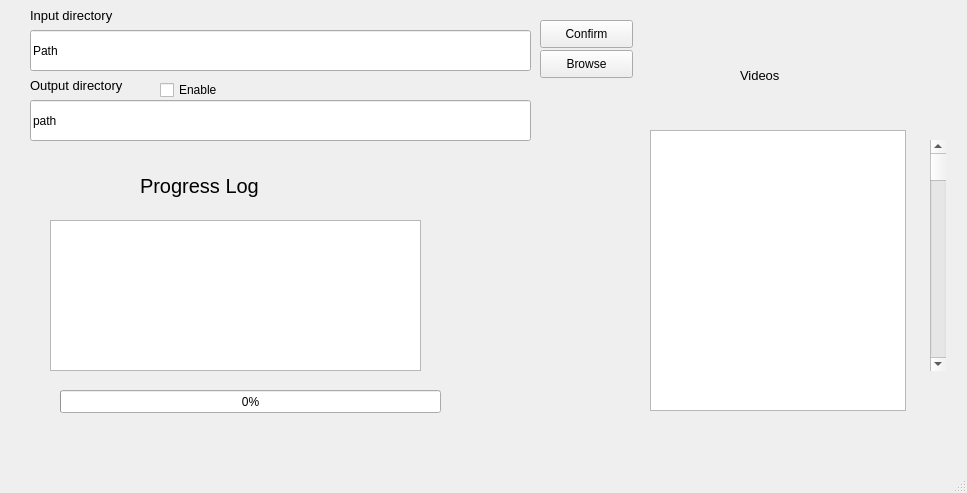
<?xml version="1.0" encoding="UTF-8"?>
<ui version="4.0">
 <class>MainWindow</class>
 <widget class="QMainWindow" name="MainWindow">
  <property name="geometry">
   <rect>
    <x>0</x>
    <y>0</y>
    <width>967</width>
    <height>493</height>
   </rect>
  </property>
  <property name="windowTitle">
   <string>Video Changer</string>
  </property>
  <property name="autoFillBackground">
   <bool>false</bool>
  </property>
  <widget class="QWidget" name="centralwidget">
   <widget class="QPushButton" name="pushButton">
    <property name="geometry">
     <rect>
      <x>540</x>
      <y>20</y>
      <width>93</width>
      <height>28</height>
     </rect>
    </property>
    <property name="text">
     <string>Confirm</string>
    </property>
   </widget>
   <widget class="QLineEdit" name="lineEdit">
    <property name="geometry">
     <rect>
      <x>30</x>
      <y>30</y>
      <width>501</width>
      <height>41</height>
     </rect>
    </property>
    <property name="inputMask">
     <string/>
    </property>
    <property name="text">
     <string>Path</string>
    </property>
   </widget>
   <widget class="QPushButton" name="pushButton_2">
    <property name="geometry">
     <rect>
      <x>540</x>
      <y>50</y>
      <width>93</width>
      <height>28</height>
     </rect>
    </property>
    <property name="text">
     <string>Browse</string>
    </property>
   </widget>
   <widget class="QTextBrowser" name="textBrowser">
    <property name="geometry">
     <rect>
      <x>50</x>
      <y>220</y>
      <width>371</width>
      <height>151</height>
     </rect>
    </property>
   </widget>
   <widget class="QLabel" name="label">
    <property name="geometry">
     <rect>
      <x>140</x>
      <y>170</y>
      <width>151</width>
      <height>31</height>
     </rect>
    </property>
    <property name="font">
     <font>
      <pointsize>15</pointsize>
     </font>
    </property>
    <property name="lineWidth">
     <number>1</number>
    </property>
    <property name="text">
     <string>Progress Log</string>
    </property>
   </widget>
   <widget class="QLineEdit" name="lineEdit_2">
    <property name="geometry">
     <rect>
      <x>30</x>
      <y>100</y>
      <width>501</width>
      <height>41</height>
     </rect>
    </property>
    <property name="text">
     <string>path</string>
    </property>
   </widget>
   <widget class="QLabel" name="label_2">
    <property name="geometry">
     <rect>
      <x>30</x>
      <y>0</y>
      <width>121</width>
      <height>31</height>
     </rect>
    </property>
    <property name="font">
     <font>
      <pointsize>10</pointsize>
     </font>
    </property>
    <property name="text">
     <string>Input directory</string>
    </property>
   </widget>
   <widget class="QLabel" name="label_3">
    <property name="geometry">
     <rect>
      <x>30</x>
      <y>70</y>
      <width>121</width>
      <height>31</height>
     </rect>
    </property>
    <property name="font">
     <font>
      <pointsize>10</pointsize>
     </font>
    </property>
    <property name="text">
     <string>Output directory</string>
    </property>
   </widget>
   <widget class="QCheckBox" name="checkBox">
    <property name="geometry">
     <rect>
      <x>160</x>
      <y>80</y>
      <width>81</width>
      <height>20</height>
     </rect>
    </property>
    <property name="text">
     <string>Enable</string>
    </property>
   </widget>
   <widget class="QProgressBar" name="progressBar">
    <property name="geometry">
     <rect>
      <x>60</x>
      <y>390</y>
      <width>381</width>
      <height>23</height>
     </rect>
    </property>
    <property name="value">
     <number>0</number>
    </property>
   </widget>
   <widget class="QTextBrowser" name="textBrowser_2">
    <property name="geometry">
     <rect>
      <x>650</x>
      <y>130</y>
      <width>256</width>
      <height>281</height>
     </rect>
    </property>
   </widget>
   <widget class="QScrollBar" name="verticalScrollBar">
    <property name="geometry">
     <rect>
      <x>930</x>
      <y>140</y>
      <width>16</width>
      <height>231</height>
     </rect>
    </property>
    <property name="orientation">
     <enum>Qt::Vertical</enum>
    </property>
   </widget>
   <widget class="QLabel" name="label_4">
    <property name="geometry">
     <rect>
      <x>740</x>
      <y>60</y>
      <width>71</width>
      <height>31</height>
     </rect>
    </property>
    <property name="font">
     <font>
      <pointsize>10</pointsize>
     </font>
    </property>
    <property name="text">
     <string>Videos</string>
    </property>
   </widget>
  </widget>
  <widget class="QMenuBar" name="menubar">
   <property name="geometry">
    <rect>
     <x>0</x>
     <y>0</y>
     <width>967</width>
     <height>26</height>
    </rect>
   </property>
  </widget>
  <widget class="QStatusBar" name="statusbar"/>
 </widget>
 <resources/>
 <connections/>
</ui>
